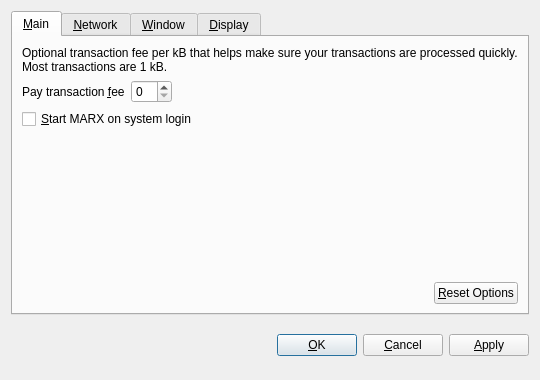
<?xml version="1.0" encoding="UTF-8"?>
<ui version="4.0">
 <class>OptionsDialog</class>
 <widget class="QDialog" name="OptionsDialog">
  <property name="geometry">
   <rect>
    <x>0</x>
    <y>0</y>
    <width>540</width>
    <height>380</height>
   </rect>
  </property>
  <property name="windowTitle">
   <string>Options</string>
  </property>
  <property name="modal">
   <bool>true</bool>
  </property>
  <layout class="QVBoxLayout" name="verticalLayout">
   <item>
    <widget class="QTabWidget" name="tabWidget">
     <property name="tabPosition">
      <enum>QTabWidget::North</enum>
     </property>
     <property name="currentIndex">
      <number>0</number>
     </property>
     <widget class="QWidget" name="tabMain">
      <attribute name="title">
       <string>&amp;Main</string>
      </attribute>
      <layout class="QVBoxLayout" name="verticalLayout_Main">
       <item>
        <widget class="QLabel" name="transactionFeeInfoLabel">
         <property name="text">
          <string>Optional transaction fee per kB that helps make sure your transactions are processed quickly. Most transactions are 1 kB.</string>
         </property>
         <property name="textFormat">
          <enum>Qt::PlainText</enum>
         </property>
         <property name="wordWrap">
          <bool>true</bool>
         </property>
        </widget>
       </item>
       <item>
        <layout class="QHBoxLayout" name="horizontalLayout_1_Main">
         <item>
          <widget class="QLabel" name="transactionFeeLabel">
           <property name="text">
            <string>Pay transaction &amp;fee</string>
           </property>
           <property name="textFormat">
            <enum>Qt::PlainText</enum>
           </property>
           <property name="buddy">
            <cstring>transactionFee</cstring>
           </property>
          </widget>
         </item>
         <item>
          <widget class="BitcoinAmountField" name="transactionFee"/>
         </item>
         <item>
          <spacer name="horizontalSpacer_1_Main">
           <property name="orientation">
            <enum>Qt::Horizontal</enum>
           </property>
           <property name="sizeHint" stdset="0">
            <size>
             <width>40</width>
             <height>20</height>
            </size>
           </property>
          </spacer>
         </item>
        </layout>
       </item>
       <item>
        <widget class="QCheckBox" name="bitcoinAtStartup">
         <property name="toolTip">
          <string>Automatically start MARX after logging in to the system.</string>
         </property>
         <property name="text">
          <string>&amp;Start MARX on system login</string>
         </property>
        </widget>
       </item>
       <item>
        <spacer name="verticalSpacer_Main">
         <property name="orientation">
          <enum>Qt::Vertical</enum>
         </property>
         <property name="sizeHint" stdset="0">
          <size>
           <width>20</width>
           <height>40</height>
          </size>
         </property>
        </spacer>
       </item>
       <item>
        <layout class="QHBoxLayout" name="horizontalLayout_2_Main">
         <item>
          <spacer name="horizontalSpacer_2_Main">
           <property name="orientation">
            <enum>Qt::Horizontal</enum>
           </property>
           <property name="sizeHint" stdset="0">
            <size>
             <width>40</width>
             <height>20</height>
            </size>
           </property>
          </spacer>
         </item>
         <item>
          <widget class="QPushButton" name="resetButton">
           <property name="toolTip">
            <string>Reset all client options to default.</string>
           </property>
           <property name="text">
            <string>&amp;Reset Options</string>
           </property>
           <property name="autoDefault">
            <bool>false</bool>
           </property>
          </widget>
         </item>
        </layout>
       </item>
      </layout>
     </widget>
     <widget class="QWidget" name="tabNetwork">
      <attribute name="title">
       <string>&amp;Network</string>
      </attribute>
      <layout class="QVBoxLayout" name="verticalLayout_Network">
       <item>
        <widget class="QCheckBox" name="mapPortUpnp">
         <property name="toolTip">
          <string>Automatically open the MARX client port on the router. This only works when your router supports UPnP and it is enabled.</string>
         </property>
         <property name="text">
          <string>Map port using &amp;UPnP</string>
         </property>
        </widget>
       </item>
       <item>
        <widget class="QCheckBox" name="connectSocks">
         <property name="toolTip">
          <string>Connect to the MARX network through a SOCKS proxy (e.g. when connecting through Tor).</string>
         </property>
         <property name="text">
          <string>&amp;Connect through SOCKS proxy:</string>
         </property>
        </widget>
       </item>
       <item>
        <layout class="QHBoxLayout" name="horizontalLayout_Network">
         <item>
          <widget class="QLabel" name="proxyIpLabel">
           <property name="text">
            <string>Proxy &amp;IP:</string>
           </property>
           <property name="textFormat">
            <enum>Qt::PlainText</enum>
           </property>
           <property name="buddy">
            <cstring>proxyIp</cstring>
           </property>
          </widget>
         </item>
         <item>
          <widget class="QValidatedLineEdit" name="proxyIp">
           <property name="maximumSize">
            <size>
             <width>140</width>
             <height>16777215</height>
            </size>
           </property>
           <property name="toolTip">
            <string>IP address of the proxy (e.g. 127.0.0.1)</string>
           </property>
          </widget>
         </item>
         <item>
          <widget class="QLabel" name="proxyPortLabel">
           <property name="text">
            <string>&amp;Port:</string>
           </property>
           <property name="textFormat">
            <enum>Qt::PlainText</enum>
           </property>
           <property name="buddy">
            <cstring>proxyPort</cstring>
           </property>
          </widget>
         </item>
         <item>
          <widget class="QLineEdit" name="proxyPort">
           <property name="maximumSize">
            <size>
             <width>55</width>
             <height>16777215</height>
            </size>
           </property>
           <property name="toolTip">
            <string>Port of the proxy (e.g. 9050)</string>
           </property>
          </widget>
         </item>
         <item>
          <widget class="QLabel" name="socksVersionLabel">
           <property name="text">
            <string>SOCKS &amp;Version:</string>
           </property>
           <property name="textFormat">
            <enum>Qt::PlainText</enum>
           </property>
           <property name="buddy">
            <cstring>socksVersion</cstring>
           </property>
          </widget>
         </item>
         <item>
          <widget class="QValueComboBox" name="socksVersion">
           <property name="toolTip">
            <string>SOCKS version of the proxy (e.g. 5)</string>
           </property>
          </widget>
         </item>
         <item>
          <spacer name="horizontalSpacer_Network">
           <property name="orientation">
            <enum>Qt::Horizontal</enum>
           </property>
           <property name="sizeHint" stdset="0">
            <size>
             <width>40</width>
             <height>20</height>
            </size>
           </property>
          </spacer>
         </item>
        </layout>
       </item>
       <item>
        <spacer name="verticalSpacer_Network">
         <property name="orientation">
          <enum>Qt::Vertical</enum>
         </property>
         <property name="sizeHint" stdset="0">
          <size>
           <width>20</width>
           <height>40</height>
          </size>
         </property>
        </spacer>
       </item>
      </layout>
     </widget>
     <widget class="QWidget" name="tabWindow">
      <attribute name="title">
       <string>&amp;Window</string>
      </attribute>
      <layout class="QVBoxLayout" name="verticalLayout_Window">
       <item>
        <widget class="QCheckBox" name="minimizeToTray">
         <property name="toolTip">
          <string>Show only a tray icon after minimizing the window.</string>
         </property>
         <property name="text">
          <string>&amp;Minimize to the tray instead of the taskbar</string>
         </property>
        </widget>
       </item>
       <item>
        <widget class="QCheckBox" name="minimizeOnClose">
         <property name="toolTip">
          <string>Minimize instead of exit the application when the window is closed. When this option is enabled, the application will be closed only after selecting Quit in the menu.</string>
         </property>
         <property name="text">
          <string>M&amp;inimize on close</string>
         </property>
        </widget>
       </item>
       <item>
        <spacer name="verticalSpacer_Window">
         <property name="orientation">
          <enum>Qt::Vertical</enum>
         </property>
         <property name="sizeHint" stdset="0">
          <size>
           <width>20</width>
           <height>40</height>
          </size>
         </property>
        </spacer>
       </item>
      </layout>
     </widget>
     <widget class="QWidget" name="tabDisplay">
      <attribute name="title">
       <string>&amp;Display</string>
      </attribute>
      <layout class="QVBoxLayout" name="verticalLayout_Display">
       <item>
        <layout class="QHBoxLayout" name="horizontalLayout_1_Display">
         <item>
          <widget class="QLabel" name="langLabel">
           <property name="text">
            <string>User Interface &amp;language:</string>
           </property>
           <property name="textFormat">
            <enum>Qt::PlainText</enum>
           </property>
           <property name="buddy">
            <cstring>lang</cstring>
           </property>
          </widget>
         </item>
         <item>
          <widget class="QValueComboBox" name="lang">
           <property name="toolTip">
            <string>The user interface language can be set here. This setting will take effect after restarting MARX.</string>
           </property>
          </widget>
         </item>
        </layout>
       </item>
       <item>
        <layout class="QHBoxLayout" name="horizontalLayout_2_Display">
         <item>
          <widget class="QLabel" name="unitLabel">
           <property name="text">
            <string>&amp;Unit to show amounts in:</string>
           </property>
           <property name="textFormat">
            <enum>Qt::PlainText</enum>
           </property>
           <property name="buddy">
            <cstring>unit</cstring>
           </property>
          </widget>
         </item>
         <item>
          <widget class="QValueComboBox" name="unit">
           <property name="toolTip">
            <string>Choose the default subdivision unit to show in the interface and when sending coins.</string>
           </property>
          </widget>
         </item>
        </layout>
       </item>
       <item>
        <widget class="QCheckBox" name="displayAddresses">
         <property name="toolTip">
          <string>Whether to show MARX addresses in the transaction list or not.</string>
         </property>
         <property name="text">
          <string>&amp;Display addresses in transaction list</string>
         </property>
        </widget>
       </item>
       <item>
        <widget class="QCheckBox" name="coinControlFeatures">
         <property name="toolTip">
          <string>Whether to show coin control features or not.</string>
         </property>
         <property name="text">
          <string>Display coin &amp;control features (experts only!)</string>
         </property>
        </widget>
       </item>
       <item>
        <spacer name="verticalSpacer_Display">
         <property name="orientation">
          <enum>Qt::Vertical</enum>
         </property>
         <property name="sizeHint" stdset="0">
          <size>
           <width>20</width>
           <height>40</height>
          </size>
         </property>
        </spacer>
       </item>
      </layout>
     </widget>
    </widget>
   </item>
   <item>
    <layout class="QHBoxLayout" name="horizontalLayout_Buttons">
     <item>
      <spacer name="horizontalSpacer_1">
       <property name="orientation">
        <enum>Qt::Horizontal</enum>
       </property>
       <property name="sizeHint" stdset="0">
        <size>
         <width>40</width>
         <height>48</height>
        </size>
       </property>
      </spacer>
     </item>
     <item>
      <widget class="QLabel" name="statusLabel">
       <property name="font">
        <font>
         <weight>75</weight>
         <bold>true</bold>
        </font>
       </property>
       <property name="text">
        <string/>
       </property>
       <property name="textFormat">
        <enum>Qt::PlainText</enum>
       </property>
       <property name="wordWrap">
        <bool>true</bool>
       </property>
      </widget>
     </item>
     <item>
      <spacer name="horizontalSpacer_2">
       <property name="orientation">
        <enum>Qt::Horizontal</enum>
       </property>
       <property name="sizeHint" stdset="0">
        <size>
         <width>40</width>
         <height>48</height>
        </size>
       </property>
      </spacer>
     </item>
     <item>
      <widget class="QPushButton" name="okButton">
       <property name="text">
        <string>&amp;OK</string>
       </property>
      </widget>
     </item>
     <item>
      <widget class="QPushButton" name="cancelButton">
       <property name="text">
        <string>&amp;Cancel</string>
       </property>
       <property name="autoDefault">
        <bool>false</bool>
       </property>
      </widget>
     </item>
     <item>
      <widget class="QPushButton" name="applyButton">
       <property name="text">
        <string>&amp;Apply</string>
       </property>
       <property name="autoDefault">
        <bool>false</bool>
       </property>
      </widget>
     </item>
    </layout>
   </item>
  </layout>
 </widget>
 <customwidgets>
  <customwidget>
   <class>BitcoinAmountField</class>
   <extends>QSpinBox</extends>
   <header>bitcoinamountfield.h</header>
  </customwidget>
  <customwidget>
   <class>QValueComboBox</class>
   <extends>QComboBox</extends>
   <header>qvaluecombobox.h</header>
  </customwidget>
  <customwidget>
   <class>QValidatedLineEdit</class>
   <extends>QLineEdit</extends>
   <header>qvalidatedlineedit.h</header>
  </customwidget>
 </customwidgets>
 <resources/>
 <connections/>
</ui>
